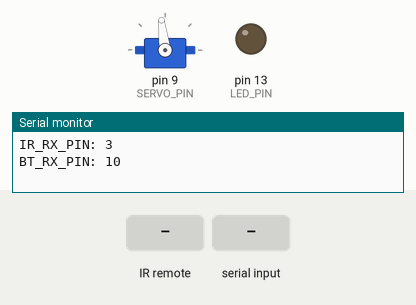
A sketch run on a simulated Arduino Uno, built with avr-gcc and run on an emulated ATmega328P. On the bench: servo, output pins drawn as LEDs (lit = HIGH), the last lines printed to the serial monitor. Dashed ring = blinking. The inputs (shaded band) are chosen by the test bench.

Above: at 0.3 s.
At 1.6 s:
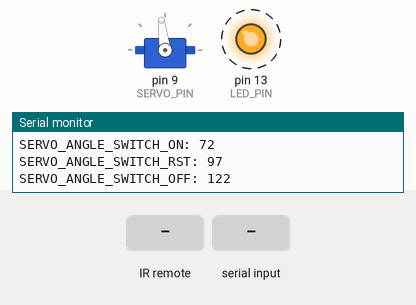
1.7 s: infrared code 0xFF received
3.6 s: byte 30 received over Serial
5.3 s: byte 90 received over Serial
7.0 s: byte 120 received over Serial
Timing chart, 0 to 9.6 s (numbered marks = the images above; inputs shaded):
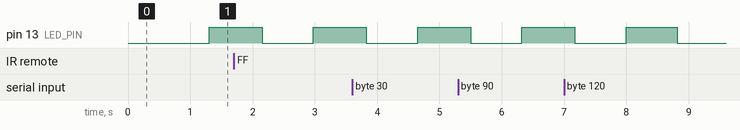

The sketch:

LightControl.ino
```cpp
#include <IRremote.h>
#include <SoftwareSerial.h>
#include <Servo.h>

const uint8_t SWITCH_CMD_ON = 0x68; // Key : 0
const uint8_t SWITCH_CMD_OFF = 0x30; // Key : 1

const uint32_t SERVO_ANGLE_SWITCH_OFS = 25;
const uint32_t SERVO_ANGLE_SWITCH_RST = 97;
const uint32_t SERVO_ANGLE_SWITCH_ON = SERVO_ANGLE_SWITCH_RST - SERVO_ANGLE_SWITCH_OFS;
const uint32_t SERVO_ANGLE_SWITCH_OFF = SERVO_ANGLE_SWITCH_RST + SERVO_ANGLE_SWITCH_OFS;

#define SWITCH_DELAY() delay(200)

#define LED_PIN LED_BUILTIN
#define IR_RX_PIN 3
#define BT_RX_PIN 10
#define BT_TX_PIN 11
#define SERVO_PIN 9

#define MIN(A,B) (A<B?A:B)
#define MAX(A,B) (A>B?A:B)

const int SERVO_ANGLE_MIN = MIN(SERVO_ANGLE_SWITCH_ON,SERVO_ANGLE_SWITCH_OFF);
const int SERVO_ANGLE_MAX = MAX(SERVO_ANGLE_SWITCH_ON,SERVO_ANGLE_SWITCH_OFF);;

typedef enum {
  SWITCH_STATE_ON,
  SWITCH_STATE_OFF,
}SwitchState_e;

IRrecv ir(IR_RX_PIN, LED_PIN);
SoftwareSerial bt(BT_RX_PIN, BT_TX_PIN); // RX, TX
Servo servo;

#define SERVO_ATTACH() servo.attach(SERVO_PIN,SERVO_ANGLE_MIN,SERVO_ANGLE_MAX)
#define SERVO_DETACH() servo.detach()
#define SERVO_ATTACHED() servo.attached()
#define SWITCH_ON() servo.write(SERVO_ANGLE_SWITCH_ON)
#define SWITCH_OFF() servo.write(SERVO_ANGLE_SWITCH_OFF)
#define SWITCH_RST() servo.write(SERVO_ANGLE_SWITCH_RST)
#define LED_ON() digitalWrite(LED_PIN, HIGH)
#define LED_OFF() digitalWrite(LED_PIN, LOW)
#define LED_TOG() digitalWrite(LED_PIN, !digitalRead(LED_PIN))

decode_results results;
uint8_t irKeyCode = 0;
uint8_t btKeyCode = 0;
uint8_t spKeyCode = 0;

#define MYPRINT(MSG) do { \
  Serial.print(MSG); \
  bt.print(MSG); \
} while(0)

#define MYPRINT_FMT(MSG,FMT) do { \
  Serial.print(MSG,FMT); \
  bt.print(MSG,FMT); \
} while(0)

#define MYPRINTLN(MSG) do { \
  Serial.println(MSG); \
  bt.println(MSG); \
} while(0)

#define MYPRINTLN_FMT(MSG,FMT) do { \
  Serial.println(MSG,FMT); \
  bt.println(MSG,FMT); \
} while(0)

void myprint(const char* msg)
{
  MYPRINT(msg);
}

void myprint(uint32_t val, int fmt = DEC)
{
  MYPRINT_FMT(val, fmt);
}

void myprintln(const char* msg)
{
   MYPRINTLN(msg);
}

void myprintln(uint32_t val, int fmt = DEC)
{
  MYPRINTLN_FMT(val, fmt);
}

void startup() {
  SERVO_ATTACH();
  SWITCH_RST();
  SWITCH_DELAY();
  SERVO_DETACH();
  pinMode(LED_PIN, OUTPUT);
  Serial.begin(9600);
  bt.begin(9600);
  ir.enableIRIn(); // Start the IR receiver
}

void welcome() {
  myprintln("Welcome, Jack.");
  myprint("/*********************");
  myprint("SYSTEM INFOMATION");
  myprintln("*********************/");
  myprint("IR_RX_PIN: ");
  myprintln(IR_RX_PIN);
  myprint("BT_RX_PIN: ");
  myprintln(BT_RX_PIN);
  myprint("BT_TX_PIN: ");
  myprintln(BT_TX_PIN);
  myprint("SERVO_PIN: ");
  myprintln(SERVO_PIN);
  myprint("SWITCH_CMD_ON: ");
  myprintln(SWITCH_CMD_ON, HEX);
  myprint("SWITCH_CMD_OFF: ");
  myprintln(SWITCH_CMD_OFF, HEX);
  myprint("SERVO_ANGLE_SWITCH_ON: ");
  myprintln(SERVO_ANGLE_SWITCH_ON);
  myprint("SERVO_ANGLE_SWITCH_RST: ");
  myprintln(SERVO_ANGLE_SWITCH_RST);
  myprint("SERVO_ANGLE_SWITCH_OFF: ");
  myprintln(SERVO_ANGLE_SWITCH_OFF);
}

void setup()
{
  startup();
  welcome();
}

void showSwitchState(SwitchState_e switchState)
{
  if (switchState == SWITCH_STATE_ON) {
    myprintln("Switch state: on");
  } else if (switchState == SWITCH_STATE_OFF) {
    myprintln("Switch state: off");
  }
}

void setSwitchState(SwitchState_e switchState)
{
  if (switchState == SWITCH_STATE_ON) {
    SERVO_ATTACH();
    SWITCH_ON();
    SWITCH_DELAY();
    SWITCH_RST();
    SWITCH_DELAY();
    switchState = SWITCH_STATE_ON;
    SERVO_DETACH();
  } else if (switchState == SWITCH_STATE_OFF) {
    SERVO_ATTACH();
    SWITCH_OFF();
    SWITCH_DELAY();
    SWITCH_RST();
    SWITCH_DELAY();
    switchState = SWITCH_STATE_OFF;
    SERVO_DETACH();
  }
  showSwitchState(switchState);
}

void switchStateCmd(uint8_t cmd)
{
  if (cmd == SWITCH_CMD_ON) {
    setSwitchState(SWITCH_STATE_ON);
  } else if (cmd == SWITCH_CMD_OFF) {
    setSwitchState(SWITCH_STATE_OFF);
  }
}

void blinkLed() {
  static uint32_t count = 0;
  if (++count == 10000) {
    count = 0;
    LED_TOG();
  }
}

void loop() {
  if (ir.decode(&results)) {
    if (results.bits == 32) {
      irKeyCode = (results.value >> 8) & 0xFF;
      if (irKeyCode + ((uint8_t)(results.value & 0xFF)) == 0xFF) {
        myprint("IR key code received: ");
        myprintln(irKeyCode, HEX);
        switchStateCmd(irKeyCode);
      }
    }
    ir.resume(); // Receive the next value
  }
  if (bt.available()) {
    btKeyCode = bt.read();
    myprint("BT key code received: ");
    myprintln(btKeyCode, HEX);
    switchStateCmd(btKeyCode);
    while (bt.available()) bt.read();
  }
  if (Serial.available()) {
    spKeyCode = Serial.read();
    myprint("SP key code received: ");
    myprintln(spKeyCode, HEX);
    switchStateCmd(spKeyCode);
    while (Serial.available()) Serial.read();
  }
  blinkLed();
}
```
